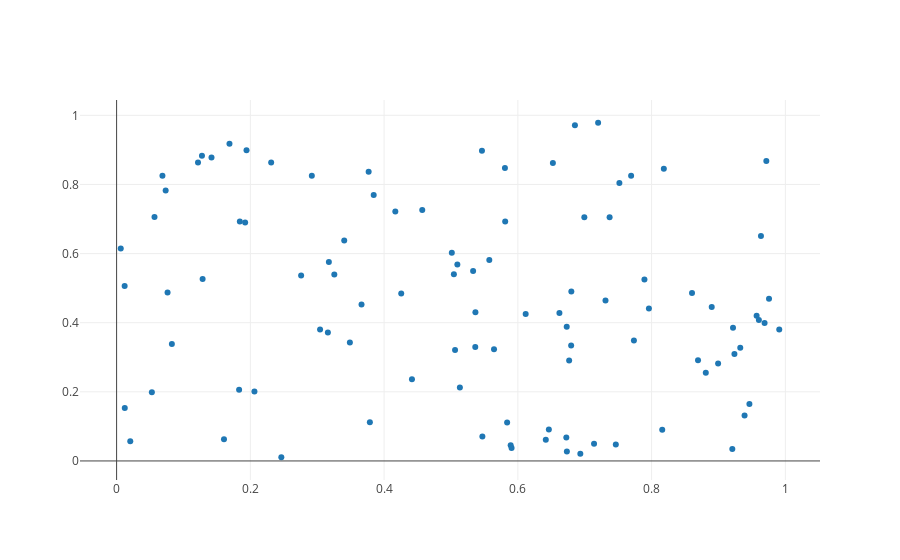

Notebook code for this chart:
### Code cell
fig = go.Figure()

fig.add_scatter(x=x,
                y=y,
                mode='markers')    # markers, lines or both

iplot(fig)
